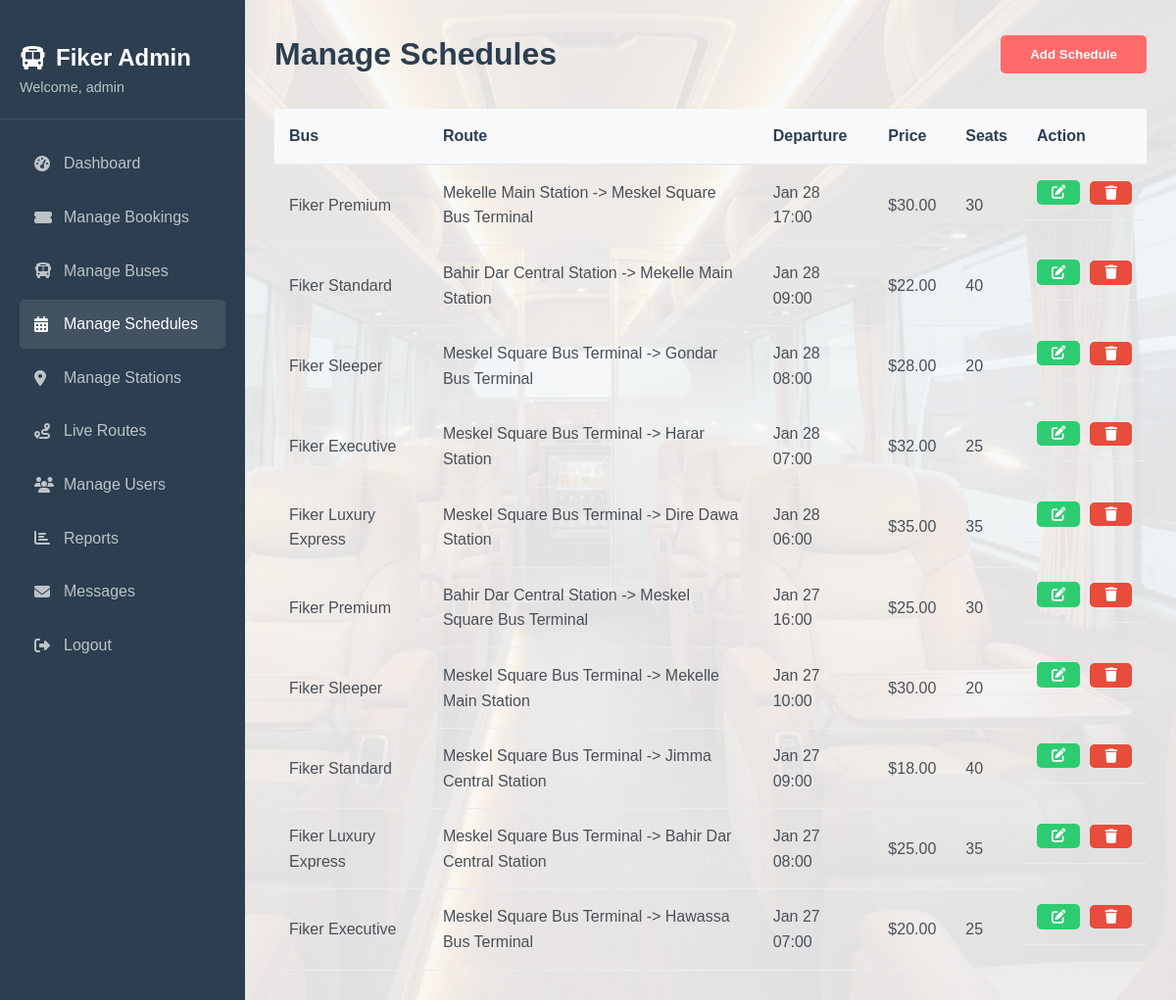
The app's page /dashboard/schedules.php (signed in) with its own data.
### tables this page shows
CREATE TABLE `bus_schedules` (
  `id` int(11) NOT NULL,
  `bus_id` int(11) NOT NULL,
  `departure_station_id` int(11) NOT NULL,
  `arrival_station_id` int(11) NOT NULL,
  `departure_time` datetime NOT NULL,
  `arrival_time` datetime NOT NULL,
  `price` decimal(10,2) NOT NULL,
  `available_seats` int(11) NOT NULL
);

CREATE TABLE `buses` (
  `id` int(11) NOT NULL,
  `bus_number` varchar(20) NOT NULL,
  `bus_name` varchar(100) NOT NULL,
  `total_seats` int(11) DEFAULT 40,
  `amenities` text DEFAULT NULL,
  `image_url` varchar(255) DEFAULT NULL
);

CREATE TABLE `bus_stations` (
  `id` int(11) NOT NULL,
  `station_name` varchar(100) NOT NULL,
  `city` varchar(100) NOT NULL,
  `address` text DEFAULT NULL,
  `contact_phone` varchar(20) DEFAULT NULL
);

### dashboard/schedules.php (the view, shortened to what this page needs)
<?php
include '../php/config.php';
$schedules = $conn->query("SELECT s.*, b.bus_name, d.station_name as dep, a.station_name as arr FROM bus_schedules s JOIN buses b ON s.bus_id = b.id JOIN bus_stations d ON s.departure_station_id = d.id JOIN bus_stations a ON s.arrival_station_id = a.id ORDER BY departure_time DESC");
?>
<!DOCTYPE html>
<html lang="en">
<head>
    <link rel="stylesheet" href="../css/style.css">
    <link rel="stylesheet" href="../css/dashboard.css">
    <link rel="stylesheet" href="https://cdnjs.cloudflare.com/ajax/libs/font-awesome/6.4.0/css/all.min.css">
</head>
<body>
    <div class="admin-container">
        <div class="admin-sidebar">
            <div class="admin-brand">
                <h2><i class="fas fa-bus"></i> Fiker Admin</h2>
                <p style="color: #bdc3c7; font-size: 0.9rem;">Welcome, <?php echo $_SESSION['username']; ?></p>
            </div>
            <div class="admin-menu">
                <a href="admin.php"><i class="fas fa-tachometer-alt"></i> Dashboard</a>
                <a href="bookings.php"><i class="fas fa-ticket-alt"></i> Manage Bookings</a>
                <a href="buses.php"><i class="fas fa-bus"></i> Manage Buses</a>
                <a href="schedules.php" class="active"><i class="fas fa-calendar-alt"></i> Manage Schedules</a>
                <a href="stations.php"><i class="fas fa-map-marker-alt"></i> Manage Stations</a>
                <a href="../index.php#routes" target="_blank"><i class="fas fa-route"></i> Live Routes</a>
                <a href="users.php"><i class="fas fa-users"></i> Manage Users</a>
                <a href="reports.php"><i class="fas fa-chart-bar"></i> Reports</a>
                <a href="messages.php"><i class="fas fa-envelope"></i> Messages</a>
                <a href="../php/auth.php?action=logout"><i class="fas fa-sign-out-alt"></i> Logout</a>
            </div>
        </div>
        <div class="admin-content">
            <div class="dashboard-header">
                <h1>Manage Schedules</h1>
                <button onclick="document.getElementById('addModal').style.display='block'" class="btn-primary">Add Schedule</button>
            </div>
            <div class="bookings-table">
                <table>
                    <thead>
                        <tr>
                            <th>Bus</th>
                            <th>Route</th>
                            <th>Departure</th>
                            <th>Price</th>
                            <th>Seats</th>
                            <th>Action</th>
                        </tr>
                    </thead>
                    <tbody>
                        <?php while($row = $schedules->fetch_assoc()): ?>
                        <tr>
                            <td><?php echo $row['bus_name']; ?></td>
                            <td><?php echo $row['dep'] . ' -> ' . $row['arr']; ?></td>
                            <td><?php echo date('M d H:i', strtotime($row['departure_time'])); ?></td>
                            <td>$<?php echo $row['price']; ?></td>
                            <td><?php echo $row['available_seats']; ?></td>
                            <td class="action-buttons">
                                <button type="button" class="btn-confirm"
                                        onclick='editSchedule(<?php echo json_encode($row); ?>)' title="Edit Schedule">
                                    <i class="fas fa-edit"></i>
                                </button>
                                <form method="POST" style="display:inline;" onsubmit="return confirm('Delete this schedule?')">
                                    <button type="submit" class="btn-cancel" title="Delete Schedule">
                                        <i class="fas fa-trash"></i>
                                    </button>
                                </form>
                            </td>
                        </tr>
                        <?php endwhile; ?>
                    </tbody>
                </table>
            </div>
        </div>
    </div>
</body>
</html>

### css/style.css (style rules this page uses)
* { margin: 0; padding: 0; box-sizing: border-box; }
body { font-family: 'Poppins', sans-serif; line-height: 1.6; color: #333; background-color: #f8f9fa; }
.btn-primary { display: inline-block; background-color: #ff6b6b; color: white; padding: 12px 30px; border-radius: 5px; text-decoration: none; font-weight: 600; transition: all 0.3s; border: none; cursor: pointer; }

### css/dashboard.css (style rules this page uses)
.dashboard-header { display: flex; justify-content: space-between; align-items: center; margin-bottom: 30px; }
.dashboard-header h1 { color: #2c3e50; }
.bookings-table table { width: 100%; border-collapse: collapse; }
.bookings-table th { background-color: #f8f9fa; padding: 15px; text-align: left; color: #2c3e50; font-weight: 600; border-bottom: 2px solid #e9ecef; }
.bookings-table td { padding: 15px; border-bottom: 1px solid #e9ecef; color: #495057; }
.btn-cancel { background-color: #e74c3c; color: white; padding: 5px 15px; border-radius: 5px; border: none; text-decoration: none; font-size: 0.9rem; display: inline-flex; align-items: center; gap: 5px; cursor: pointer; transition: background 0.3s; }
.btn-confirm { background-color: #2ecc71; color: white; padding: 5px 15px; border-radius: 5px; border: none; text-decoration: none; font-size: 0.9rem; display: inline-flex; align-items: center; gap: 5px; cursor: pointer; transition: background 0.3s; }
.action-buttons { display: flex; gap: 10px; }
.admin-container { display: grid; grid-template-columns: 250px 1fr; min-height: 100vh; }
.admin-sidebar { background-color: #2c3e50; color: white; padding: 20px 0; }
.admin-brand { padding: 20px; border-bottom: 1px solid rgba(255, 255, 255, 0.1); margin-bottom: 20px; }
.admin-brand h2 { color: white; display: flex; align-items: center; gap: 10px; }
.admin-menu { padding: 0 20px; }
.admin-menu a { display: flex; align-items: center; gap: 10px; color: #bdc3c7; text-decoration: none; padding: 12px 15px; border-radius: 5px; margin-bottom: 5px; transition: all 0.3s; }
.admin-menu a:hover, .admin-menu a.active { background-color: rgba(255, 255, 255, 0.1); color: white; }
.admin-menu a i { width: 20px; }
.admin-content { padding: 30px; background: linear-gradient(rgba(248, 249, 250, 0.9), rgba(248, 249, 250, 0.9)), url('../assets/images/bus5.png'); background-size: cover; background-position: center; background-attachment: fixed; overflow-y: auto; }

### records on screen
bus_schedules: bus.bus_name "Fiker Premium", departure_station.station_name "Mekelle Main Station", arrival_station.station_name "Meskel Square Bus Terminal", departure_time "Jan 28 17:00", price "30.00", available_seats "30"
bus_schedules: bus.bus_name "Fiker Standard", departure_station.station_name "Bahir Dar Central Station", arrival_station.station_name "Mekelle Main Station", departure_time "Jan 28 09:00", price "22.00", available_seats "40"
bus_schedules: bus.bus_name "Fiker Sleeper", departure_station.station_name "Meskel Square Bus Terminal", arrival_station.station_name "Gondar Bus Terminal", departure_time "Jan 28 08:00", price "28.00", available_seats "20"
bus_schedules: bus.bus_name "Fiker Executive", departure_station.station_name "Meskel Square Bus Terminal", arrival_station.station_name "Harar Station", departure_time "Jan 28 07:00", price "32.00", available_seats "25"
bus_schedules: bus.bus_name "Fiker Luxury Express", departure_station.station_name "Meskel Square Bus Terminal", arrival_station.station_name "Dire Dawa Station", departure_time "Jan 28 06:00", price "35.00", available_seats "35"
bus_schedules: bus.bus_name "Fiker Premium", departure_station.station_name "Bahir Dar Central Station", arrival_station.station_name "Meskel Square Bus Terminal", departure_time "Jan 27 16:00", price "25.00", available_seats "30"
bus_schedules: bus.bus_name "Fiker Sleeper", departure_station.station_name "Meskel Square Bus Terminal", arrival_station.station_name "Mekelle Main Station", departure_time "Jan 27 10:00", price "30.00", available_seats "20"
bus_schedules: bus.bus_name "Fiker Standard", departure_station.station_name "Meskel Square Bus Terminal", arrival_station.station_name "Jimma Central Station", departure_time "Jan 27 09:00", price "18.00", available_seats "40"
bus_schedules: bus.bus_name "Fiker Luxury Express", departure_station.station_name "Meskel Square Bus Terminal", arrival_station.station_name "Bahir Dar Central Station", departure_time "Jan 27 08:00", price "25.00", available_seats "35"
bus_schedules: bus.bus_name "Fiker Executive", departure_station.station_name "Meskel Square Bus Terminal", arrival_station.station_name "Hawassa Bus Terminal", departure_time "Jan 27 07:00", price "20.00", available_seats "25"

### other values on screen
$_SESSION['username'] "admin"
